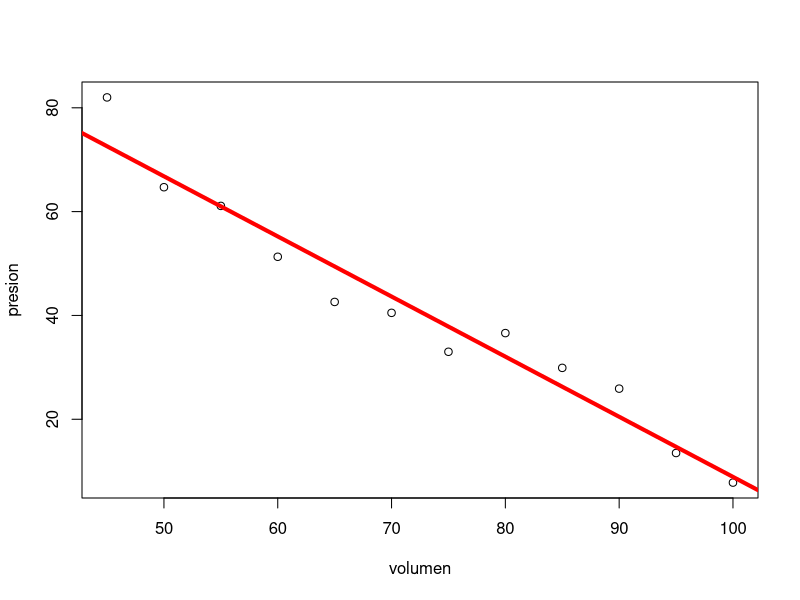
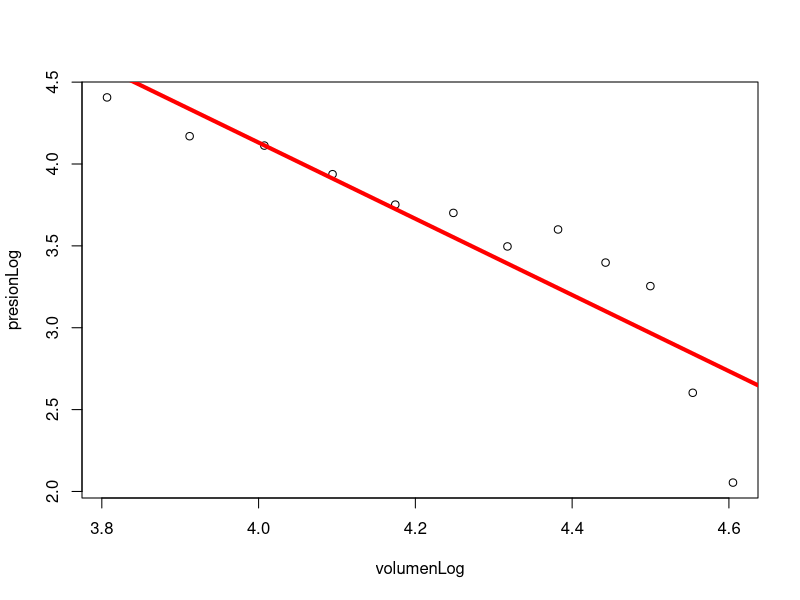

Here is the R script that generated these plots, in order:
volumen <- c(45, 50, 55, 60, 65, 70, 75, 80, 85, 90, 95, 100)
presion <- c(82, 64.7, 61.1, 51.3, 42.6, 40.5, 33, 36.6, 29.9, 25.9, 13.5, 7.8)

# Sin logaritmo
plot(volumen, presion)

B11 <- cov(volumen,presion)/var(volumen)

B01 <- mean(presion) - B11*mean(volumen)
abline(a = B01, b = B11, col = "red", lwd = 4)

# con logaritmo
volumenLog <- log(volumen)
presionLog <- log(presion)
plot(volumenLog, presionLog)

B12 <- cov(volumenLog,presionLog)/var(volumenLog)

B02 <- mean(presionLog) - B12*mean(volumenLog)
abline(a = B02, b = B12, col = "red", lwd = 4)

presion_sombreroLog <- B02 + B12*volumenLog
S2 <- sum((presionLog-presion_sombreroLog)**2)/(length(volumenLog)-2)
Se_B1 <- sqrt(S2/sum((volumenLog-mean(volumenLog))**2))

